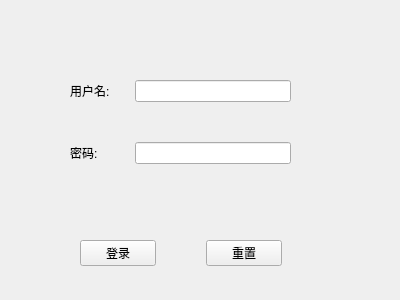
<?xml version="1.0" encoding="UTF-8"?>
<ui version="4.0">
 <class>Form</class>
 <widget class="QWidget" name="Form">
  <property name="geometry">
   <rect>
    <x>0</x>
    <y>0</y>
    <width>400</width>
    <height>300</height>
   </rect>
  </property>
  <property name="windowTitle">
   <string>管理员登录</string>
  </property>
  <widget class="QWidget" name="formLayoutWidget">
   <property name="geometry">
    <rect>
     <x>60</x>
     <y>70</y>
     <width>241</width>
     <height>151</height>
    </rect>
   </property>
   <layout class="QFormLayout" name="formLayout">
    <property name="horizontalSpacing">
     <number>25</number>
    </property>
    <property name="verticalSpacing">
     <number>40</number>
    </property>
    <property name="leftMargin">
     <number>10</number>
    </property>
    <property name="topMargin">
     <number>10</number>
    </property>
    <property name="rightMargin">
     <number>10</number>
    </property>
    <property name="bottomMargin">
     <number>10</number>
    </property>
    <item row="0" column="0">
     <widget class="QLabel" name="label">
      <property name="text">
       <string>用户名:</string>
      </property>
     </widget>
    </item>
    <item row="1" column="0">
     <widget class="QLabel" name="label_2">
      <property name="text">
       <string>密码:</string>
      </property>
     </widget>
    </item>
    <item row="0" column="1">
     <widget class="QLineEdit" name="uerNameInput"/>
    </item>
    <item row="1" column="1">
     <widget class="QLineEdit" name="passwordInput"/>
    </item>
   </layout>
  </widget>
  <widget class="QWidget" name="">
   <property name="geometry">
    <rect>
     <x>80</x>
     <y>240</y>
     <width>202</width>
     <height>26</height>
    </rect>
   </property>
   <layout class="QHBoxLayout" name="horizontalLayout">
    <property name="spacing">
     <number>50</number>
    </property>
    <item>
     <widget class="QPushButton" name="loginBtn">
      <property name="text">
       <string>登录</string>
      </property>
     </widget>
    </item>
    <item>
     <widget class="QPushButton" name="resetBtn">
      <property name="text">
       <string>重置</string>
      </property>
     </widget>
    </item>
   </layout>
  </widget>
 </widget>
 <resources/>
 <connections/>
</ui>
